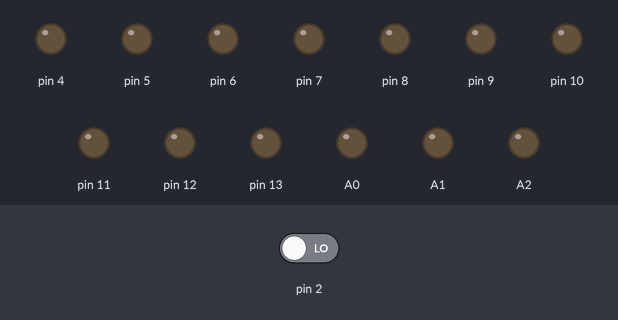
Bench run of a sketch on a simulated Arduino Uno, built with avr-gcc and run on an emulated ATmega328P. On the bench: output pins drawn as LEDs (lit = HIGH). The test bench sets the inputs (shaded band); at power-on: pin 2 LOW.

Above: at 1.2 s.
1.3 s: pin 2 driven HIGH
At 2.1 s:
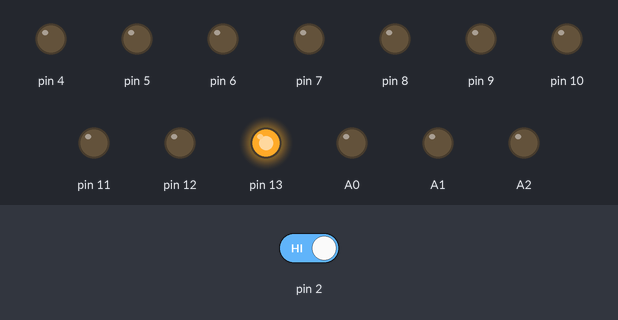
Timing chart, 0 to 4.3 s (numbered marks = the images above; inputs shaded):
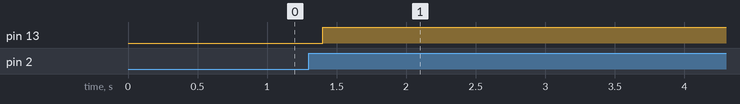

The sketch:

1A16N.ino
```cpp
                                                                                           void setup() {
  pinMode(2, INPUT);
  pinMode(4, OUTPUT);
  pinMode(5, OUTPUT);
  pinMode(6, OUTPUT);
  pinMode(7, OUTPUT);
  pinMode(8, OUTPUT);
  pinMode(9, OUTPUT);
  pinMode(10, OUTPUT);
  pinMode(11, OUTPUT);
  pinMode(12, OUTPUT);
  pinMode(13, OUTPUT);
  pinMode(A0, OUTPUT);
  pinMode(A1, OUTPUT);
  pinMode(A2, OUTPUT);
  attachInterrupt(digitalPinToInterrupt(2), toggle, CHANGE);
}

bool  t;
bool  k;
void loop() {
  if (k) {
    delay(100);
    k = 0;
  }
  digitalWrite(13, t);
}
void toggle() {

  if(k){}else
    if (digitalRead(2))
      if(t){t=0;}else t=1;
  k = 1;
}
```

Measured:
- after the input at 1.3 s, pin 13: LOW → HIGH after 0.10 s
